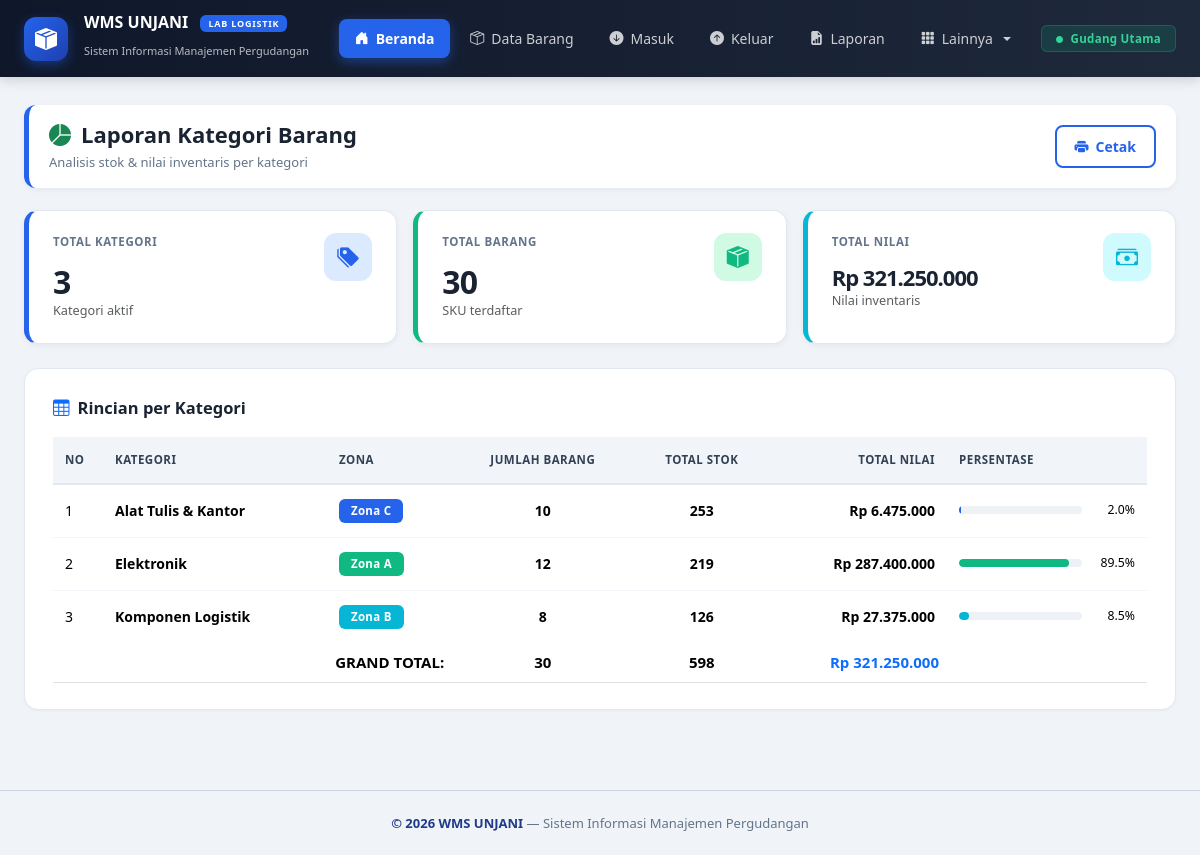
Before: /laporan_kategori.php with the older database file.
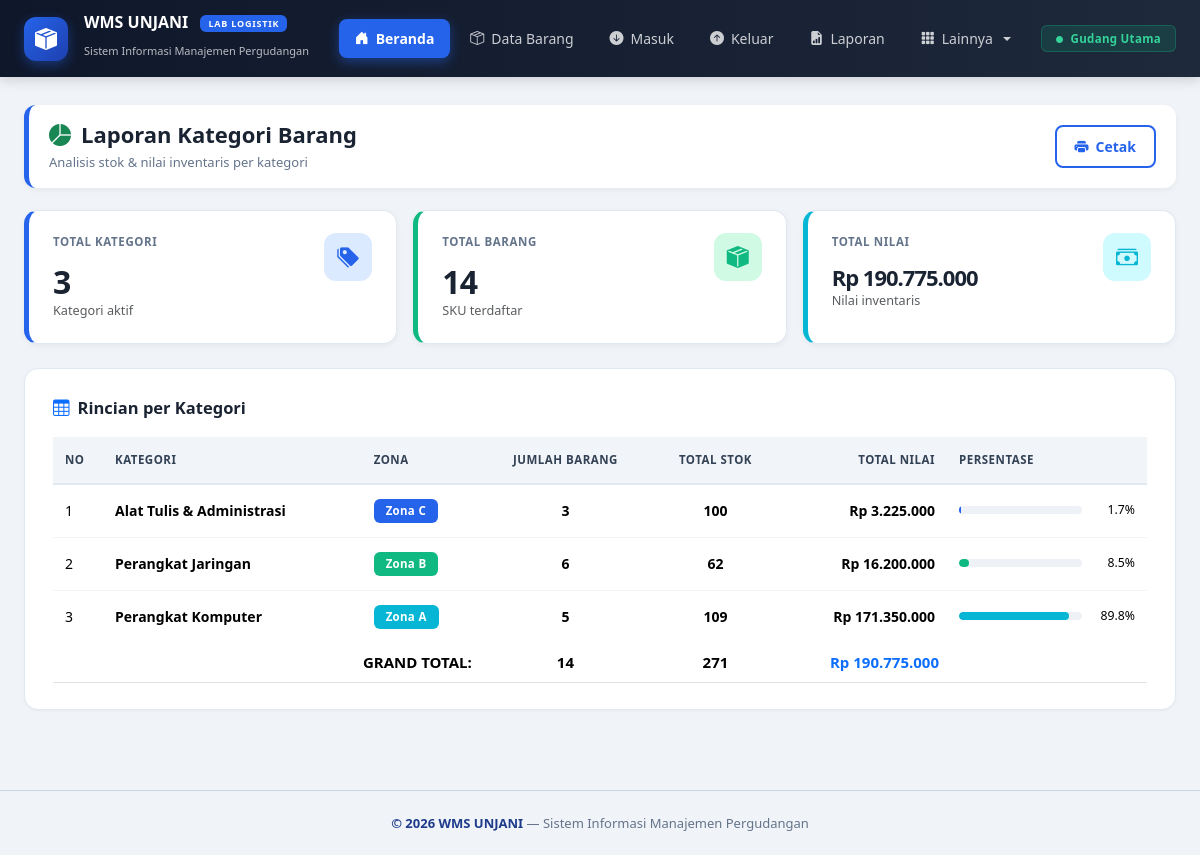
After: the same page with the newer database file.
### tables this page shows
CREATE TABLE kategori (
    id INT AUTO_INCREMENT PRIMARY KEY,
    nama_kategori VARCHAR(100) NOT NULL,
    kode_zona VARCHAR(5),
    keterangan TEXT
);

### config/koneksi.php (called while the page is built, shortened)
<?php
function rupiah($angka) {
    return "Rp " . number_format($angka, 0, ',', '.');
}
?>

### laporan_kategori.php (the view)
<?php
require_once 'config/koneksi.php';
require_once 'includes/header.php';
?>
<div class="page-header">
    <div>
        <h4><i class="bi bi-pie-chart-fill text-success"></i> Laporan Kategori Barang</h4>
        <small>Analisis stok & nilai inventaris per kategori</small>
    </div>
    <button onclick="window.print()" class="btn btn-outline-primary"><i class="bi bi-printer-fill"></i> Cetak</button>
</div>
<?php
$q = mysqli_query($koneksi, "SELECT k.id, k.nama_kategori, k.kode_zona, COUNT(b.id) AS jml_barang, IFNULL(SUM(b.stok),0) AS total_stok, IFNULL(SUM(b.stok * b.harga),0) AS total_nilai FROM kategori k LEFT JOIN barang b ON b.kategori_id=k.id GROUP BY k.id ORDER BY k.nama_kategori");
$rows = []; $grand_barang = 0; $grand_stok = 0; $grand_nilai = 0;
while ($r = mysqli_fetch_assoc($q)) { $rows[] = $r; $grand_barang += $r['jml_barang']; $grand_stok += $r['total_stok']; $grand_nilai += $r['total_nilai']; }
?>
<div class="row g-3 mb-4">
    <div class="col-md-4"><div class="stat-card blue"><div class="d-flex justify-content-between align-items-start"><div><div class="stat-label">Total Kategori</div><div class="stat-value mt-3"><?= count($rows) ?></div><small class="text-muted">Kategori aktif</small></div><div class="stat-icon" style="background:#dbeafe;color:#2563eb;"><i class="bi bi-tags-fill"></i></div></div></div></div>
    <div class="col-md-4"><div class="stat-card green"><div class="d-flex justify-content-between align-items-start"><div><div class="stat-label">Total Barang</div><div class="stat-value mt-3"><?= $grand_barang ?></div><small class="text-muted">SKU terdaftar</small></div><div class="stat-icon" style="background:#d1fae5;color:#10b981;"><i class="bi bi-box-seam-fill"></i></div></div></div></div>
    <div class="col-md-4"><div class="stat-card cyan"><div class="d-flex justify-content-between align-items-start"><div><div class="stat-label">Total Nilai</div><div class="stat-value mt-3" style="font-size:22px;"><?= rupiah($grand_nilai) ?></div><small class="text-muted">Nilai inventaris</small></div><div class="stat-icon" style="background:#cffafe;color:#06b6d4;"><i class="bi bi-cash-stack"></i></div></div></div></div>
</div>
<div class="panel">
    <div class="panel-title mb-3"><i class="bi bi-table text-primary"></i> Rincian per Kategori</div>
    <div class="table-responsive">
        <table class="table">
            <thead><tr><th style="width:50px;">No</th><th>Kategori</th><th>Zona</th><th class="text-center">Jumlah Barang</th><th class="text-center">Total Stok</th><th class="text-end">Total Nilai</th><th style="width:200px;">Persentase</th></tr></thead>
            <tbody>
            <?php $no=1; $colors = ['#2563eb', '#10b981', '#06b6d4', '#f59e0b', '#8b5cf6'];
            foreach ($rows as $i => $r):
                $persen = $grand_nilai > 0 ? ($r['total_nilai'] / $grand_nilai * 100) : 0;
                $color = $colors[$i % count($colors)];
            ?>
            <tr>
                <td><?= $no++ ?></td>
                <td><strong><?= $r['nama_kategori'] ?></strong></td>
                <td><span class="badge" style="background:<?= $color ?>;color:#fff;">Zona <?= $r['kode_zona'] ?></span></td>
                <td class="text-center"><strong><?= $r['jml_barang'] ?></strong></td>
                <td class="text-center"><strong><?= $r['total_stok'] ?></strong></td>
                <td class="text-end"><strong><?= rupiah($r['total_nilai']) ?></strong></td>
                <td>
                    <div class="d-flex align-items-center gap-2">
                        <div class="progress flex-grow-1" style="height:8px;"><div class="progress-bar" style="width:<?= $persen ?>%;background:<?= $color ?>;"></div></div>
                        <small style="min-width:45px;text-align:right;"><?= number_format($persen, 1) ?>%</small>
                    </div>
                </td>
            </tr>
            <?php endforeach; ?>
            </tbody>
            <tfoot>
                <tr style="background:linear-gradient(90deg,#f8fafc,#f0f9ff);font-weight:700;font-size:15px;">
                    <td colspan="3" class="text-end">GRAND TOTAL:</td>
                    <td class="text-center"><?= $grand_barang ?></td>
                    <td class="text-center"><?= $grand_stok ?></td>
                    <td class="text-end text-primary"><?= rupiah($grand_nilai) ?></td>
                    <td></td>
                </tr>
            </tfoot>
        </table>
    </div>
</div>
<?php require_once 'includes/footer.php'; ?>

### includes/header.php (shortened to what this page needs)
<?php
require_once __DIR__ . '/../config/koneksi.php';
$current = $_GET['page'] ?? 'beranda';
?>
<!DOCTYPE html>
<html lang="id">
<head>
    <link href="https://cdn.jsdelivr.net/npm/bootstrap@5.3.3/dist/css/bootstrap.min.css" rel="stylesheet">
    <link href="https://cdn.jsdelivr.net/npm/bootstrap-icons@1.11.3/font/bootstrap-icons.min.css" rel="stylesheet">
    <link rel="stylesheet" href="assets/css/style.css">
</head>
<body>
<nav class="navbar navbar-expand-lg navbar-dark sticky-top">
    <div class="container-fluid px-4">
        <a class="navbar-brand d-flex align-items-center gap-3" href="index.php">
            <div class="brand-logo">
                <i class="bi bi-box-seam-fill"></i>
            </div>
            <div>
                <div class="fw-bold lh-1" style="font-size:16px;">
                    WMS UNJANI
                    <span class="badge ms-2" style="background:#2563eb;font-size:9px;padding:4px 8px;vertical-align:middle;letter-spacing:0.8px;">LAB LOGISTIK</span>
                </div>
                <small style="font-size:11px;opacity:0.7;">Sistem Informasi Manajemen Pergudangan</small>
            </div>
        </a>
        <div class="collapse navbar-collapse" id="navMenu">
            <ul class="navbar-nav mx-auto">
                <li class="nav-item">
                    <a class="nav-link <?= $current=='beranda'?'active':'' ?>" href="index.php">
                        <i class="bi bi-house-door-fill"></i> Beranda
                    </a>
                </li>
                <li class="nav-item">
                    <a class="nav-link <?= in_array($current,['barang','kategori','supplier'])?'active':'' ?>" href="index.php?page=barang">
                        <i class="bi bi-box-seam"></i> Data Barang
                    </a>
                </li>
                <li class="nav-item">
                    <a class="nav-link <?= $current=='masuk'?'active':'' ?>" href="index.php?page=masuk">
                        <i class="bi bi-arrow-down-circle-fill"></i> Masuk
                    </a>
                </li>
                <li class="nav-item">
                    <a class="nav-link <?= $current=='keluar'?'active':'' ?>" href="index.php?page=keluar">
                        <i class="bi bi-arrow-up-circle-fill"></i> Keluar
                    </a>
                </li>
                <li class="nav-item">
                    <a class="nav-link <?= $current=='laporan'?'active':'' ?>" href="index.php?page=laporan">
                        <i class="bi bi-file-earmark-bar-graph-fill"></i> Laporan
                    </a>
                </li>
                <li class="nav-item dropdown">
                    <a class="nav-link dropdown-toggle <?= in_array($current,['kartu_stok','riwayat','laporan_kat'])?'active':'' ?>" href="#" data-bs-toggle="dropdown">
                        <i class="bi bi-grid-3x3-gap-fill"></i> Lainnya
                    </a>
                </li>
            </ul>
            <div class="d-flex align-items-center gap-2">
                <span class="badge" style="background:rgba(16,185,129,0.15);color:#34d399;border:1px solid rgba(16,185,129,0.3);padding:7px 14px;font-size:11.5px;font-weight:600;">
                    <i class="bi bi-circle-fill me-1" style="font-size:7px;vertical-align:middle;"></i> Gudang Utama
                </span>
            </div>
        </div>
    </div>
</nav>
<div class="container-fluid main-content">

### includes/footer.php (shortened to what this page needs)
</div>
<footer>
    <strong>&copy; <?= date('Y') ?> WMS UNJANI</strong> — Sistem Informasi Manajemen Pergudangan
</footer>
</body>
</html>

### assets/css/style.css (style rules this page uses)
* { -webkit-font-smoothing: antialiased; -moz-osx-font-smoothing: grayscale; box-sizing: border-box; }
body { background: #f0f4f8; font-family: 'Segoe UI', -apple-system, BlinkMacSystemFont, Tahoma, sans-serif; font-size: 14.5px; line-height: 1.55; color: #1a2332; margin: 0; min-height: 100vh; }
.main-content { max-width: 1500px; margin: 0 auto; padding: 28px 24px 40px; }
.navbar { background: linear-gradient(90deg, #0f172a 0%, #1e293b 100%) !important; padding: 14px 0 !important; box-shadow: 0 2px 12px rgba(0,0,0,0.18); z-index: 1030 !important; position: sticky; top: 0; }
.navbar-brand { color: #fff !important; padding: 0; display: flex; align-items: center; }
.brand-logo { width: 44px; height: 44px; background: linear-gradient(135deg, #2563eb, #1e40af); border-radius: 12px; display: flex; align-items: center; justify-content: center; box-shadow: 0 4px 12px rgba(37,99,235,0.4); }
.brand-logo i { font-size: 22px; color: #fff; }
.navbar .nav-link { font-size: 14px; font-weight: 500; padding: 9px 16px !important; border-radius: 8px; transition: all 0.2s; color: rgba(255,255,255,0.78) !important; display: flex; align-items: center; gap: 7px; margin: 0 2px; }
.navbar .nav-link.active { background: #2563eb; color: #fff !important; font-weight: 600; box-shadow: 0 4px 12px rgba(37,99,235,0.45); }
.stat-card { background: #fff; border-radius: 14px; padding: 22px 24px; border: 1px solid #e2e8f0; border-left: 5px solid #2563eb; transition: all 0.25s; height: 100%; box-shadow: 0 2px 6px rgba(15,23,42,0.05); }
.stat-card.blue { border-left-color: #2563eb; }
.stat-card.green { border-left-color: #10b981; }
.stat-card.cyan { border-left-color: #06b6d4; }
.stat-card .stat-icon { width: 48px; height: 48px; border-radius: 12px; display: flex; align-items: center; justify-content: center; font-size: 22px; flex-shrink: 0; }
.stat-card .stat-value { font-size: 32px; font-weight: 700; color: #1a2332; line-height: 1; letter-spacing: -1px; }
.stat-card .stat-label { font-size: 11.5px; font-weight: 700; letter-spacing: 0.6px; color: #64748b; text-transform: uppercase; }
.panel { background: #fff; border-radius: 14px; padding: 26px 28px; border: 1px solid #e2e8f0; height: 100%; box-shadow: 0 1px 3px rgba(15,23,42,0.04); }
.panel-title { font-size: 16.5px; font-weight: 700; color: #1a2332; margin-bottom: 6px; display: flex; align-items: center; gap: 8px; }
.page-header { display: flex; justify-content: space-between; align-items: center; margin-bottom: 22px; padding: 16px 20px; background: #fff; border-radius: 12px; border-left: 5px solid #2563eb; box-shadow: 0 2px 6px rgba(15,23,42,0.05); gap: 16px; flex-wrap: wrap; }
.page-header h4 { font-size: 22px; font-weight: 700; margin: 0; display: flex; align-items: center; gap: 10px; color: #1a2332; }
.page-header small { color: #64748b; font-size: 13px; display: block; margin-top: 4px; }
.table { margin-bottom: 0; font-size: 14px; color: #1a2332; }
.table thead th { background: #f1f5f9; color: #334155; font-size: 11.5px; font-weight: 700; letter-spacing: 0.5px; text-transform: uppercase; padding: 14px 12px; border-bottom: 2px solid #e2e8f0; white-space: nowrap; }
.table tbody td { padding: 14px 12px; vertical-align: middle; font-size: 14px; border-bottom: 1px solid #f1f5f9; }
.table tbody tr:nth-child(even) { background: #f8fafc; }
.table tbody tr:last-child td { border-bottom: none; }
.badge { font-weight: 600; padding: 6px 12px; font-size: 11.5px; border-radius: 6px; letter-spacing: 0.3px; vertical-align: middle; }
.progress { height: 10px; border-radius: 10px; background: #eef2f7; overflow: hidden; }
.progress-bar { border-radius: 10px; transition: width 0.6s ease; }
.btn { font-size: 14px; font-weight: 600; border-radius: 8px; padding: 9px 18px; transition: all 0.15s; display: inline-flex; align-items: center; justify-content: center; gap: 7px; }
.btn-outline-primary { color: #2563eb; border: 2px solid #2563eb; background: transparent; }
.navbar { z-index: 1030 !important; }
.table-responsive { overflow-x: auto; overflow-y: visible; }
footer { font-size: 13px; color: #64748b; padding: 22px 0; margin-top: 40px; border-top: 1px solid #cbd5e1; text-align: center; }
footer strong { color: #1e3a8a; }

Changed rows visible on the page:
changed kategori: nama_kategori "Alat Tulis & Kantor" → "Alat Tulis & Administrasi"; jml_barang "10" → "3"; total_stok "253" → "100"; total_nilai "Rp 6.475.000" → "Rp 3.225.000"; persen "2.0" → "1.7"
changed kategori: nama_kategori "Komponen Logistik" → "Perangkat Jaringan"; jml_barang "8" → "6"; total_stok "126" → "62"; total_nilai "Rp 27.375.000" → "Rp 16.200.000"; $persen 8.5214007782101 → 8.4916786790722 (drawn); moves up the list
changed kategori: nama_kategori "Elektronik" → "Perangkat Komputer"; jml_barang "12" → "5"; total_stok "219" → "109"; total_nilai "Rp 287.400.000" → "Rp 171.350.000"; $persen 89.463035019455 → 89.817848250557 (drawn); persen "89.5" → "89.8"
Other visible differences:
$grand_barang: "30" → "14"
rupiah($grand_nilai): "Rp 321.250.000" → "Rp 190.775.000"
$grand_stok: "598" → "271"
